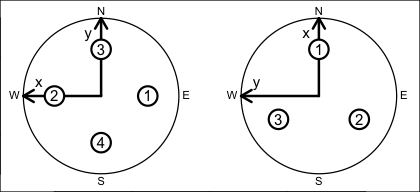

This chart was generated by the following R code:
# towards-sensor view of 4-beam adcp (left) and 3-beam adv (right)
#pdf("ad-coords.pdf", width=7, height=3.3, pointsize=14)
png("adp_beams.png", width=3.5, height=1.6, unit="in", res=120, pointsize=9)
par(mar=c(0,0,0,0))
lwd.beam <- 1.75
lwd.axis <- 2
lwd.compass <- 1
cex.axis <- 1
cex.compass <- 3/4
f <- 0.8                                # axis label location
fbeam <- 0.6                            # beam label location
length.arrows <- 0.1

circle <- function(x0=0, y0=0, R=1, offset=0.2) {
    n <- 100                                # segments in circle
    xc <- x0 + R * cos(seq(0, 2*pi, length.out=n))
    yc <- y0 + R * sin(seq(0, 2*pi, length.out=n))
    lines(xc, yc, lwd=lwd.compass)
    text(x0, y0 - R, "S", cex=cex.compass, pos=1, offset=offset)
    text(x0 - R, y0, "W", cex=cex.compass, pos=2, offset=offset)
    text(x0, y0 + R, "N", cex=cex.compass, pos=3, offset=offset)
    text(x0 + R, y0, "E", cex=cex.compass, pos=4, offset=offset)
}
beam <- function(name, x, y, r=0.125, beam.dy=0.17)
{
    n <- 100                                # segments in circle
    xc <- x + r * cos(seq(0, 2*pi, length.out=n))
    yc <- y + r * sin(seq(0, 2*pi, length.out=n))
    polygon(xc, yc, lwd=lwd.beam, col="white")
    text(x, y+beam.dy, name, pos=1)
}

plot.default(c(-2.5,2.5), c(-1.0,1.0), asp=1, type='n') # adjust to tighten

## RDI (upward-looking orientation, viewed from above)
x.rdi <- -1.4
circle(x.rdi, 0)
arrows(x.rdi,     0, -1+x.rdi, 0, lwd=lwd.axis, length=length.arrows) # x
arrows(x.rdi,     0,    x.rdi, 1, lwd=lwd.axis, length=length.arrows) # y
text(x.rdi - f, 0, "x", pos=3, cex=cex.axis)
text(x.rdi, f, "y", pos=2, cex=cex.axis)
beam("3",          x.rdi,  fbeam)
beam("2", -fbeam + x.rdi,      0)
beam("1",  fbeam + x.rdi,      0)
beam("4",          x.rdi, -fbeam)

## Nortek and Sontek
x.nortek <- -x.rdi
circle(x.nortek, 0)
arrows(x.nortek, 0,   x.nortek, 1, lwd=lwd.axis, length=length.arrows) # x
arrows(x.nortek, 0, -1+x.nortek, 0, lwd=lwd.axis, length=length.arrows) # y
text(     x.nortek, f, "x", pos=2, cex=cex.axis)
text(-f + x.nortek, 0, "y", pos=3, cex=cex.axis)
beam("1",  x.nortek,      fbeam)
beam("2",  x.nortek + fbeam*sin(2*pi/3), fbeam*cos(2*pi/3))
beam("3",  x.nortek + fbeam*sin(4*pi/3), fbeam*cos(4*pi/3))

dev.off()
